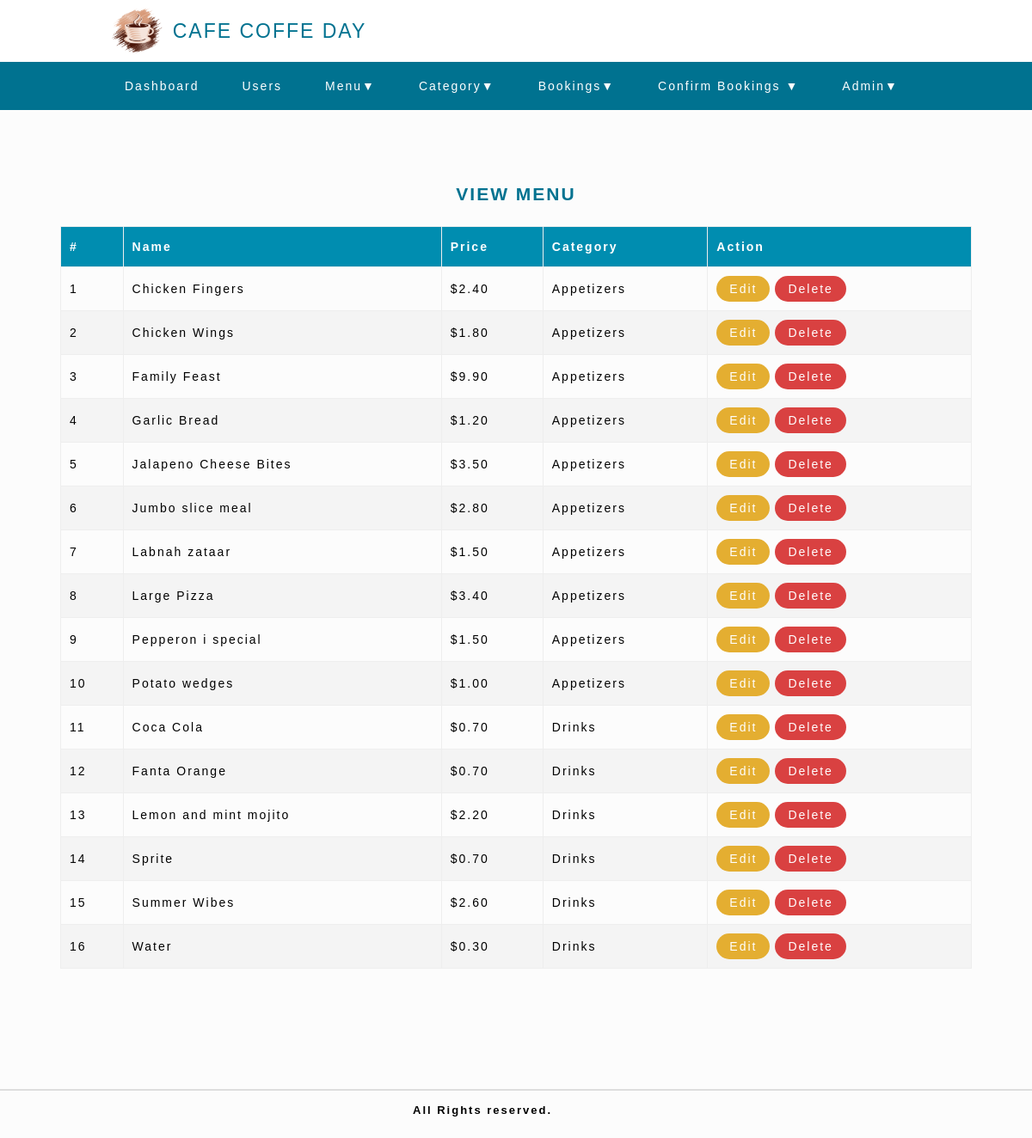
/admin/view-menu.php (signed in), run on the app's committed database.
### tables this page shows
CREATE TABLE `menu` (
  `menu_id` int(11) NOT NULL,
  `menu_name` varchar(100) DEFAULT NULL,
  `menu_price` decimal(10,2) DEFAULT NULL,
  `category_id` int(11) DEFAULT NULL
);

CREATE TABLE `category` (
  `category_id` int(11) NOT NULL,
  `category_name` varchar(100) DEFAULT NULL
);

### admin/view-menu.php (called while the page is built, shortened)
<?php
require_once('../Views/admin/view-menu.phtml');

### database/connection.php (called while the page is built, shortened)
<?php
class Connection {
	private $server = 'sql6.freemysqlhosting.net';
	private $username = 'sql6465154';
	private $password = 'NpbLpiejYF';
	private $dbName = 'sql6465154';
	public function connect(){
		$this->conn = mysqli_connect($this->server, $this->username, $this->password, $this->dbName);
		return $this->conn;
	}
}

### Models/Menu.php (called while the page is built, shortened)
<?php
class Menu extends Connection {
    public function show(){
        $query = mysqli_query($this->connect(), "
            SELECT * FROM menu
            LEFT JOIN category ON category.category_id = menu.category_id
            ORDER BY category_name ASC, menu_name ASC");
        return $query;
    }
}

### Views/admin/view-menu.phtml (the view, shortened to what this page needs)
<?php
	require('template/header.phtml');
	require('../Models/Menu.php');
	$menuObj = new Menu();
	$users = $menuObj->show();
?>
	<div class="panel">
		<h2 class="panel-title">View Menu</h2>
		<div class="tbl-container">
			<table class="tbl">
				<tr>
					<th>#</th>
					<th>Name</th>
					<th>Price</th>
					<th>Category</th>
					<th>Action</th>
				</tr>
				<?php
					$i = 1;
					while ($row = mysqli_fetch_assoc($users)) {
						echo "<tr>
								<td>$i</td>
								<td>$row[menu_name]</td>
								<td>$$row[menu_price]</td>
								<td>$row[category_name]</td>
								<td>
									<a href='menu.php?menu_edit_id=$row[menu_id]' class='edit-btn'>Edit</a>
									<a href='view-menu.php?menu_del_id=$row[menu_id]' class='delete-btn'>Delete</a>
								</td>
							</tr>";
						$i++;
					}
				?>
			</table>
		</div>
	</div>
<?php
	require('template/footer.phtml');
?>

### Views/admin/template/header.phtml (shortened to what this page needs)
<?php
	require('../database/connection.php');
?>
<!DOCTYPE html>
<html lang="en">
<head>
	<link rel="stylesheet" href="../css/style.css">
	<link rel="stylesheet" href="../css/navbar.css">
	<link rel="stylesheet" href="../css/responsive.css">
</head>
<body>
<header>
	<div class="logo-block">
		<div class="logo">
			<img src="../images/logo1.png" alt="" class="logo-img">
			<div class="logo-name">
				<a href="index.php" >Cafe Coffe Day</a>
			</div>
		</div>
	</div>
	<?php
	    if(isset($_SESSION['user_type']) ){
	    	if ($_SESSION['user_type'] == 'admin') {
	?>
		<nav class="top-nav" id="navbar">
			<ul>
				<li><a href="dashboard.php">Dashboard</a></li>
				<li><a href="users.php">Users</a></li>
				<li class="dropdown">
					<a href="#" onclick="drop('nav-menu')">Menu&#9660;</a>
				</li>
				<li class="dropdown">
					<a href="#" onclick="drop('nav-category')">Category&#9660;</a>
				</li>
				<li class="dropdown">
					<a href="#" onclick="drop('nav-bookings')">Bookings&#9660;</a>
				</li>
				<?php
					$notifObj = new Notification();
					$cntpending = $notifObj->countpending();
				?>
				<li class="dropdown">
					<a href="#" onclick="drop('conf-bookings')">Confirm Bookings <b><?php echo ($cntpending > 0 ) ?  "<span class='badge'>$cntpending </span>" : '';  ?></span></b> &#9660;</a>
				</li>
	        	<li class="dropdown" >
					<a href="#" onclick="drop('nav-admin')"><?= $_SESSION['user_name']; ?>&#9660;</a>
				</li>
			</ul>
		</nav>
	<?php
	    }
	    	 }
	?>
</header>
<div class="container">

### Views/admin/template/footer.phtml (shortened to what this page needs)
</div>
<footer>
	<div class="bottom-nav">
		<p>All Rights reserved.</p>
	</div>
</footer>
</body>
</html>

### css/style.css (style rules this page uses)
* { margin: 0; padding: 0; box-sizing: border-box; }
body { background: #FCFCFC; font-family: sans-serif; letter-spacing: 2px; font-size: 12px; }
a { text-decoration: none; }
ul { list-style: none; }
.tbl-container { width: 100%; overflow: auto; }
.container { width: 100%; }
.panel { display: flex; flex-direction: column; border-radius: 0.25rem; margin: 70px auto; }
.panel-title { text-align: center; color: #007290; margin-bottom: 25px; text-transform: uppercase; }
.view-btn, .delete-btn, .edit-btn, .blue-btn { padding: 7px 15px; color: #fff; border: none; cursor: pointer; display: inline-block; border-radius: 20px; }
.delete-btn { background: #d94141; }
.edit-btn { background: #E4AE31; }
.tbl { width: 100%; border: solid 1px #eee; border-collapse: collapse; }
.tbl th, td { border: solid 1px #eee; padding: 10px; text-align: left; }
.tbl th { background: #008DB0; color: #fff; padding: 15px 10px; }
.tbl tr:nth-child(odd) { background: #f4f4f4; }

### css/navbar.css (style rules this page uses)
header { border-bottom: solid 2px #007290; background: #007290; }
.logo { padding: 6px; display: flex; justify-content: flex-start; align-items: center; width: 100%; margin: auto; }
.logo-block { display: flex; justify-content: space-between; align-items: center; }
.logo .logo-img { height: 45px; }
.logo-name { text-decoration: none; font-size: 16px; color: #fff; padding-left: 10px; text-align: center; text-transform: uppercase; }
.logo-name a { color: #fff; }
.top-nav { background: #007290; justify-content: center; display: none; }
.top-nav>ul { background: #007290; display: flex; justify-content: flex-start; flex-direction: column; width: 100%; margin: auto; }
.top-nav ul li a { display: inline-block; padding: 15px 25px; text-transform: capitalize; letter-spacing: 3px; color: #fff; font-size: 12px; letter-spacing: 2px; width: 100%; }
.dropdown { position: relative; }
.top-nav { position: absolute; width: 100%; }
@media (min-width: 992px) { header { background: #fff; } }
@media (min-width: 992px) { .logo .logo-img { height: 60px; } }
@media (min-width: 992px) { .logo-name a { color: #007290; } }
@media (min-width: 992px) { .logo-name { font-size: 23px; } }
@media (min-width: 992px) { .top-nav { display: flex; } }
@media (min-width: 992px) { .top-nav>ul { justify-content: flex-start; flex-direction: row; width: 80%; } }
@media (min-width: 992px) { .top-nav ul li a { padding: 20px 25px; font-size: 14px; } }
footer { border-top: solid 2px #ddd; }
.bottom-nav { display: flex; justify-content: space-between; align-items: center; padding: 15px 0; flex-wrap: wrap; }
.bottom-nav p { font-weight: bold; font-size: 13px; margin-bottom: 10px; flex-basis: 100%; text-align: center; }
@media (min-width: 768px) { .bottom-nav { justify-content: flex-end; } }
@media (min-width: 768px) { .bottom-nav p { flex-basis: 60%; text-align: left; } }

### css/responsive.css (style rules this page uses)
@media (min-width: 992px) { body { font-size: 14px; } }
@media (min-width: 992px) { .container { margin : 50px auto; } }
@media (min-width: 992px) { .logo { width: 80%; } }
@media (min-width: 992px) { .panel { padding: 70px 70px; } }

### data on the page
menu: menu_name "Chicken Fingers", menu_price "2.40", category.category_name "Appetizers"
menu: menu_name "Chicken Wings", menu_price "1.80", category.category_name "Appetizers"
menu: menu_name "Family Feast", menu_price "9.90", category.category_name "Appetizers"
menu: menu_name "Garlic Bread", menu_price "1.20", category.category_name "Appetizers"
menu: menu_name "Jalapeno Cheese Bites", menu_price "3.50", category.category_name "Appetizers"
menu: menu_name "Jumbo slice meal", menu_price "2.80", category.category_name "Appetizers"
menu: menu_name "Labnah zataar", menu_price "1.50", category.category_name "Appetizers"
menu: menu_name "Large Pizza", menu_price "3.40", category.category_name "Appetizers"
menu: menu_name "Pepperon i special", menu_price "1.50", category.category_name "Appetizers"
menu: menu_name "Potato wedges", menu_price "1.00", category.category_name "Appetizers"
menu: menu_name "Coca Cola", menu_price "0.70", category.category_name "Drinks"
menu: menu_name "Fanta Orange", menu_price "0.70", category.category_name "Drinks"
menu: menu_name "Lemon and mint mojito", menu_price "2.20", category.category_name "Drinks"
menu: menu_name "Sprite", menu_price "0.70", category.category_name "Drinks"
menu: menu_name "Summer Wibes", menu_price "2.60", category.category_name "Drinks"
menu: menu_name "Water", menu_price "0.30", category.category_name "Drinks"

### other printed values
$_SESSION['user_name'] "Admin"
